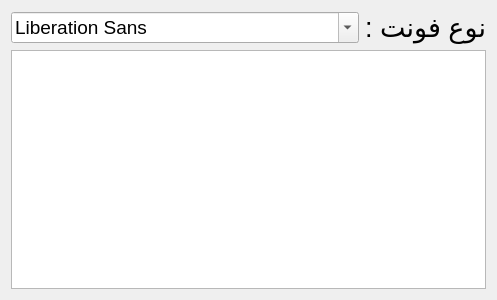
<?xml version="1.0" encoding="UTF-8"?>
<ui version="4.0">
 <class>Form</class>
 <widget class="QWidget" name="Form">
  <property name="geometry">
   <rect>
    <x>0</x>
    <y>0</y>
    <width>457</width>
    <height>300</height>
   </rect>
  </property>
  <property name="windowTitle">
   <string>Form</string>
  </property>
  <layout class="QVBoxLayout" name="verticalLayout">
   <item>
    <layout class="QHBoxLayout" name="horizontalLayout">
     <item>
      <widget class="QFontComboBox" name="fontComboBox">
       <property name="font">
        <font>
         <pointsize>14</pointsize>
        </font>
       </property>
      </widget>
     </item>
     <item>
      <widget class="QLabel" name="label">
       <property name="font">
        <font>
         <pointsize>20</pointsize>
        </font>
       </property>
       <property name="text">
        <string>نوع فونت :</string>
       </property>
      </widget>
     </item>
    </layout>
   </item>
   <item>
    <widget class="QPlainTextEdit" name="plainTextEdit"/>
   </item>
  </layout>
 </widget>
 <resources/>
 <connections/>
</ui>
